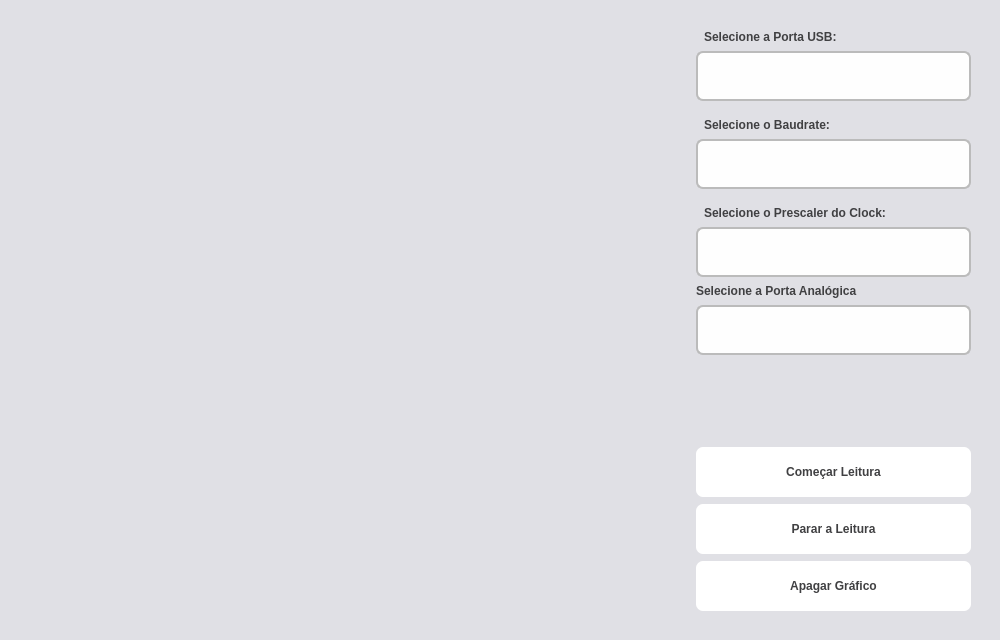
<?xml version="1.0" encoding="UTF-8"?>
<ui version="4.0">
 <class>MainWindow</class>
 <widget class="QMainWindow" name="MainWindow">
  <property name="geometry">
   <rect>
    <x>0</x>
    <y>0</y>
    <width>1000</width>
    <height>640</height>
   </rect>
  </property>
  <property name="windowTitle">
   <string>MainWindow</string>
  </property>
  <property name="styleSheet">
   <string notr="true">
* {
	background-color: #e0e0e5;
	font-weight: bold;
}

#MainWindow {
}

QPushButton {
	color: #404042;	
	background-color: #fff;
	font-weight: bold;
	border-radius: 7px;	
	padding-top: 7px;
	padding-bottom: 7px;
	padding-left: 14px;
	padding-right: 14px;
}

QPushButton:hover {	
	background-color: #eeeeef;
}

QCheckBox:indicator {
	width: 14px;
	height:14px;
}

QLabel {
	color: #404042;
}

QLineEdit {
	color: #6f707a;
	background-color: #fefefe;
	font-weight: bold;
	border: 2px solid #bbb;
	border-radius: 7px;	
	padding-top: 7px;
	padding-bottom: 7px;
	padding-left: 14px;
	padding-right: 14px;
}

QComboBox {
	background-color: #fefefe;	
	color: #6f707a;
	font-weight: bold;
	border: 2px solid #bbb;
	border-radius: 7px;	
	padding-top: 7px;
	padding-bottom: 7px;
	padding-left: 14px;
	padding-right: 14px;
}

QComboBox:editable {
	background-color: #fefefe;	
	margin: 5px;
	border: 2px solid #bbb;
	border-radius: 7px;	
}

QComboBox:item {
	background-color: #fefefe;
}

QComboBox:item:selected {
    padding-left: 5px;
	background-color: #e0e0e5;
}

QComboBox::drop-down {
	background-color: #fefefe;	
	subcontrol-origin: padding;
	subcontrol-position: top right;
	width: 12px;
	
	border-left: 0px solid #bbb;
	border-radius: 7px;	
	border-top-right-radius: 7px;
	border-bottom-right-radius: 7px;
	padding-right: 7px;
}

QComboBox::down-arrow {
	image: url(:/images/drop_dow_arrow_16px.png);
}

QComboBox::down-arrow:on {
	top: 1px;
	left: 1px;
}
</string>
  </property>
  <widget class="QWidget" name="centralwidget">
   <widget class="QWidget" name="horizontalLayoutWidget">
    <property name="geometry">
     <rect>
      <x>0</x>
      <y>0</y>
      <width>1001</width>
      <height>641</height>
     </rect>
    </property>
    <layout class="QHBoxLayout" name="horizontalLayout">
     <property name="spacing">
      <number>0</number>
     </property>
     <property name="sizeConstraint">
      <enum>QLayout::SetMinAndMaxSize</enum>
     </property>
     <property name="leftMargin">
      <number>10</number>
     </property>
     <property name="topMargin">
      <number>10</number>
     </property>
     <property name="rightMargin">
      <number>10</number>
     </property>
     <property name="bottomMargin">
      <number>10</number>
     </property>
     <item>
      <widget class="QWidget" name="chartWidget" native="true"/>
     </item>
     <item>
      <spacer name="horizontalSpacer">
       <property name="orientation">
        <enum>Qt::Horizontal</enum>
       </property>
       <property name="sizeType">
        <enum>QSizePolicy::Minimum</enum>
       </property>
       <property name="sizeHint" stdset="0">
        <size>
         <width>0</width>
         <height>0</height>
        </size>
       </property>
      </spacer>
     </item>
     <item>
      <layout class="QVBoxLayout" name="verticalLayout_2">
       <property name="spacing">
        <number>7</number>
       </property>
       <property name="sizeConstraint">
        <enum>QLayout::SetMaximumSize</enum>
       </property>
       <property name="leftMargin">
        <number>20</number>
       </property>
       <property name="topMargin">
        <number>20</number>
       </property>
       <property name="rightMargin">
        <number>20</number>
       </property>
       <property name="bottomMargin">
        <number>20</number>
       </property>
       <item>
        <layout class="QVBoxLayout" name="verticalLayout">
         <item>
          <widget class="QLabel" name="label">
           <property name="styleSheet">
            <string notr="true">QLabel {
	margin-left: 5px;
}</string>
           </property>
           <property name="text">
            <string>Selecione a Porta USB:</string>
           </property>
           <property name="margin">
            <number>0</number>
           </property>
          </widget>
         </item>
         <item>
          <widget class="QComboBox" name="comboBoxUSB">
           <property name="minimumSize">
            <size>
             <width>0</width>
             <height>50</height>
            </size>
           </property>
           <property name="styleSheet">
            <string notr="true"/>
           </property>
          </widget>
         </item>
        </layout>
       </item>
       <item>
        <layout class="QVBoxLayout" name="verticalLayout_4">
         <item>
          <widget class="QLabel" name="label_2">
           <property name="styleSheet">
            <string notr="true">QLabel {
	margin-top:  10px;
	margin-left: 5px;
}</string>
           </property>
           <property name="text">
            <string>Selecione o Baudrate:</string>
           </property>
           <property name="margin">
            <number>2</number>
           </property>
          </widget>
         </item>
         <item>
          <widget class="QComboBox" name="comboBoxBaudrate">
           <property name="minimumSize">
            <size>
             <width>50</width>
             <height>50</height>
            </size>
           </property>
          </widget>
         </item>
         <item>
          <layout class="QVBoxLayout" name="verticalLayout_5">
           <item>
            <widget class="QLabel" name="label_3">
             <property name="styleSheet">
              <string notr="true">QLabel {
	margin-top:  10px;
	margin-left: 5px;
}</string>
             </property>
             <property name="text">
              <string>Selecione o Prescaler do Clock:</string>
             </property>
             <property name="margin">
              <number>2</number>
             </property>
            </widget>
           </item>
           <item>
            <widget class="QComboBox" name="comboBoxPrescaler">
             <property name="minimumSize">
              <size>
               <width>0</width>
               <height>50</height>
              </size>
             </property>
            </widget>
           </item>
          </layout>
         </item>
        </layout>
       </item>
       <item>
        <layout class="QVBoxLayout" name="verticalLayout_6">
         <item>
          <widget class="QLabel" name="label_4">
           <property name="styleSheet">
            <string notr="true">QLabel {
	margin-top:  10px;
	margin-left: 5px;
}r</string>
           </property>
           <property name="text">
            <string>Selecione a Porta Analógica</string>
           </property>
           <property name="margin">
            <number>2</number>
           </property>
          </widget>
         </item>
         <item>
          <widget class="QComboBox" name="comboBoxPort">
           <property name="minimumSize">
            <size>
             <width>0</width>
             <height>50</height>
            </size>
           </property>
          </widget>
         </item>
        </layout>
       </item>
       <item>
        <spacer name="verticalSpacer">
         <property name="orientation">
          <enum>Qt::Vertical</enum>
         </property>
         <property name="sizeHint" stdset="0">
          <size>
           <width>20</width>
           <height>40</height>
          </size>
         </property>
        </spacer>
       </item>
       <item>
        <widget class="QPushButton" name="pushButtonStart">
         <property name="enabled">
          <bool>true</bool>
         </property>
         <property name="minimumSize">
          <size>
           <width>275</width>
           <height>50</height>
          </size>
         </property>
         <property name="maximumSize">
          <size>
           <width>275</width>
           <height>16777215</height>
          </size>
         </property>
         <property name="styleSheet">
          <string notr="true">/*
QPushButton:hover {	
	background-color: #c9ffd4;
}
*/</string>
         </property>
         <property name="text">
          <string>Começar Leitura</string>
         </property>
        </widget>
       </item>
       <item>
        <widget class="QPushButton" name="pushButtonStop">
         <property name="minimumSize">
          <size>
           <width>275</width>
           <height>50</height>
          </size>
         </property>
         <property name="maximumSize">
          <size>
           <width>275</width>
           <height>16777215</height>
          </size>
         </property>
         <property name="styleSheet">
          <string notr="true">/*
QPushButton:hover {	
	background-color: #ffc9d4;
}
*/</string>
         </property>
         <property name="text">
          <string>Parar a Leitura</string>
         </property>
        </widget>
       </item>
       <item>
        <widget class="QPushButton" name="pushButtonClear">
         <property name="minimumSize">
          <size>
           <width>0</width>
           <height>50</height>
          </size>
         </property>
         <property name="maximumSize">
          <size>
           <width>275</width>
           <height>16777215</height>
          </size>
         </property>
         <property name="text">
          <string>Apagar Gráfico</string>
         </property>
        </widget>
       </item>
      </layout>
     </item>
    </layout>
   </widget>
  </widget>
 </widget>
 <resources/>
 <connections/>
</ui>
